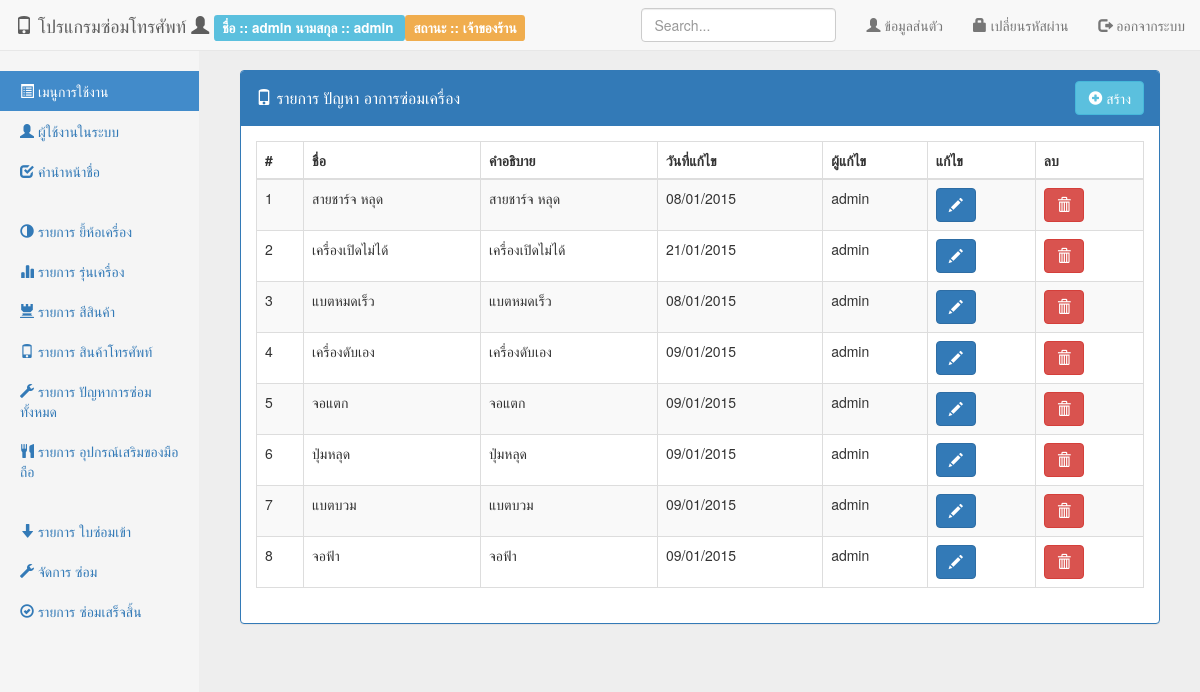
Before: /src/back/index.php?page=list-problem (signed in) with the older database file.
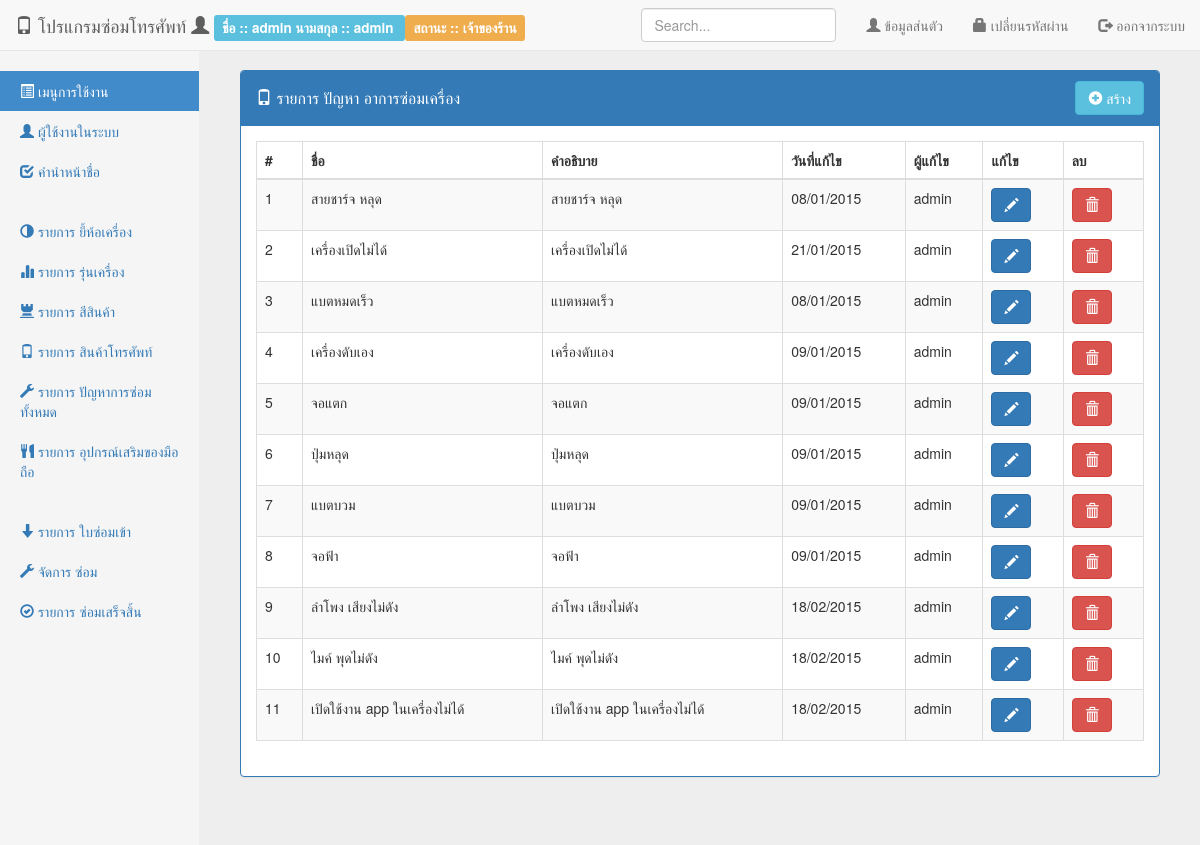
After: the same page with the newer database file.
### tables this page shows
CREATE TABLE IF NOT EXISTS `problem` (
  `prob_id` int(11) NOT NULL AUTO_INCREMENT,
  `prob_name` varchar(100) NOT NULL,
  `prob_desc` text NOT NULL,
  `prob_createdate` timestamp NOT NULL DEFAULT CURRENT_TIMESTAMP,
  `prob_createby` int(11) NOT NULL,
  `prob_updatedate` timestamp NOT NULL DEFAULT CURRENT_TIMESTAMP,
  `prob_updateby` int(11) NOT NULL,
  PRIMARY KEY (`prob_id`)
);

CREATE TABLE IF NOT EXISTS `person` (
  `per_id` int(11) NOT NULL AUTO_INCREMENT,
  `per_status` int(2) NOT NULL COMMENT ' ''1'' => ''พนักงานร้าน'',         ''2'' => ''พนักงานซ่อม'',         ''3'' => ''เจ้าของร้าน'',         ''4'' => ''ลูกค้า'',',
  `per_fname` varchar(50) NOT NULL,
  `per_lname` varchar(50) NOT NULL,
  `per_username` varchar(50) NOT NULL,
  `per_password` varchar(50) NOT NULL,
  `per_idcard` varchar(15) NOT NULL,
  `per_address` text NOT NULL,
  `per_mobile` varchar(50) NOT NULL,
  `per_email` varchar(50) NOT NULL,
  `per_createdate` timestamp NOT NULL DEFAULT CURRENT_TIMESTAMP,
  `per_createby` int(11) NOT NULL,
  `per_updatedate` timestamp NOT NULL DEFAULT CURRENT_TIMESTAMP,
  `per_updateby` int(11) NOT NULL,
  `pre_id` int(11) DEFAULT NULL,
  PRIMARY KEY (`per_id`),
  UNIQUE KEY `per_idcard` (`per_idcard`),
  KEY `per_idcard_2` (`per_idcard`)
);

### src/config/extension.php (called while the page is built, shortened)
<?php
function format_date($format, $date) {
    $date_format = new DateTime($date);
    $new_date = $date_format->format($format);
    return $new_date;
}

### src/back/list-problem.php (the view, shortened to what this page needs)
<div class="panel panel-primary">
    <div class="panel-heading clearfix">
        <h4 class="panel-title pull-left" style="padding-top: 7.5px;">
            <i class="glyphicon glyphicon-phone"></i> รายการ ปัญหา อาการซ่อมเครื่อง
        </h4>
        <div class="btn-group pull-right">
            <a href="index.php?page=frm-problem" class="btn btn-info">
                <i class="glyphicon glyphicon-plus-sign"></i> สร้าง
            </a>
        </div>
    </div>
    <div class="panel-body">
        <div class="table-responsive">
            <table class="table table-striped table-bordered dataTable">
                <thead>
                    <tr>
                        <th>#</th>
                        <th>ชื่อ</th>
                        <th>คำอธิบาย</th>
                        <th>วันที่แก้ไข</th>
                        <th>ผู้แก้ไข</th>
                        <th>แก้ไข</th>
                        <th>ลบ</th>
                    </tr>
                </thead>
                <tbody>
                    <?php
                    $sql_problem = "SELECT * FROM problem b";
                    $sql_problem .= " JOIN person p ON p.per_id = b.prob_updateby";
                    $sql_problem .= " ORDER BY b.prob_id";
                    $query_problem = mysql_query($sql_problem) or die(mysql_error());
                    $row = 1;
                    while ($data = mysql_fetch_array($query_problem)):
                        ?>
                        <tr>
                            <td><?= $row ?></td>
                            <td><?= $data['prob_name'] ?></td>
                            <td><?= $data['prob_desc'] ?></td>
                            <td><?= format_date('d/m/Y', $data['prob_updatedate']) ?></td>
                            <td><?= $data['per_fname'] ?></td>
                            <td>
                                <a href="index.php?page=frm-problem&id=<?= $data['prob_id'] ?>" class="btn btn-primary">
                                    <i class="glyphicon glyphicon-pencil"></i>
                                </a>
                            </td>
                            <td>
                                <button type="button" class="btn btn-danger" onclick="delete_data(<?= $data['prob_id'] ?>, '../action/problem.php?method=delete')">
                                    <i class="glyphicon glyphicon-trash"></i>
                                </button>
                            </td>
                        </tr>
                        <?php
                        $row++;
                    endwhile;
                    ?>
                </tbody>
            </table>
        </div>
    </div>
</div>

Changed rows visible on the page:
added problem: prob_name "ลำโพง เสียงไม่ดัง", prob_desc "ลำโพง เสียงไม่ดัง", prob_updatedate "18/02/2015", person.per_fname "admin"
added problem: prob_name "ไมค์ พุดไม่ดัง", prob_desc "ไมค์ พุดไม่ดัง", prob_updatedate "18/02/2015", person.per_fname "admin"
added problem: prob_name "เปิดใช้งาน app ในเครื่องไม่ได้", prob_desc "เปิดใช้งาน app ในเครื่องไม่ได้", prob_updatedate "18/02/2015", person.per_fname "admin"
